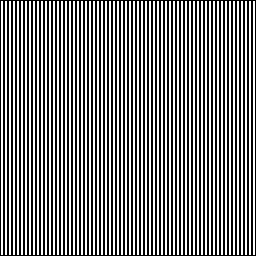
#> input picture straight_stripes.gif, 256 x 256 px
$ jupyter execute comp-phys-wk12-day2.ipynb   (shell and % lines are left out)   (Python 2 division)
#> lines starting #> are read from the running program, lines starting #| are printed output that depends on the picture; after the words box and inside, x2 and y2 are one past the last pixel; in counts of white or black regions, pixels touching at a corner belong together; long printed decimals are rounded
# Topics

## 1. Fourier Transform of 2D Images -- Slides
###      i) FT of 2D images.
###      ii) FT Video
###      iii) Why we need PCA -- the gateway to machine learning.

## How to sort frequencies and Fourier components

[cell 1]


'''Breakout Solutions'''
import numpy as np
import matplotlib.pyplot as plt
from scipy.io.wavfile import read, write
import os


def get_tone(f, duration, sample_rate = 44100, amp = 2**14, play_sound = False):


    time_pts = np.linspace(0, duration, duration*sample_rate)
#     tone = np.int16(amp*np.sin(np.pi*2*f*time_pts))
    tone = amp*np.sin(np.pi*2*f*time_pts)
    if play_sound:
        playsound(tone)

    return tone


def plot_fourier(sample_rate, signal, freq_lim = 1000., plotting = False):
    '''
    Given sample_rate and signal, plots the real and imaginary parts of DFT.
    '''

    # note: This conversion to float64 is crucial -- or else the numerical error will be greater.
    #ft = np.fft.fft(np.float64(signal))
    ft = np.fft.fft(np.float64(signal))

    freq = np.fft.fftfreq(signal.shape[-1], d = 1./sample_rate)
    if plotting:
        plt.figure()
        plt.title('Real')
        plt.plot(freq, ft.real, 'b-')
        plt.xlim([420, 460])

    #    plt.xlim([-freq_lim, freq_lim])
        plt.figure()
        plt.title('Imaginary')
        plt.plot(freq, ft.imag, 'g-')
        plt.xlim([420, 460])

    #    plt.xlim([-freq_lim, freq_lim])
        plt.show()

    return ft, freq


# [50 lines left out: functions signal_rec, plotsound, playsound, not called in this run]


f = 440.
sample_rate = 44100
duration = 2.
time_pts = np.linspace(0, duration, duration*sample_rate)


tone = get_tone(f, duration)

tone = np.int16(tone)
ft, freq = plot_fourier(sample_rate, tone)

#playsound(tone, vol = 0.5)

# BEFORE SORTING
plt.figure()
plt.title('frequency before sorting')
plt.plot(freq)

plt.figure()
plt.title('ft.real before sorting')
plt.plot(ft.real)


plt.figure()
plt.title('ft.real vs. freq before sorting')
plt.plot(freq, ft.real)
plt.xlim([420, 460])

# How to sort frequencies and Fourier components together.
idx = np.argsort(freq)
freq = freq[idx]
ft = ft[idx]

# AFTER SORTING

plt.figure()
plt.title('frequency after sorting')
plt.plot(freq)

plt.figure()
plt.title('ft.real after sorting')
plt.plot(ft.real)


plt.figure()
plt.title('ft.real vs. freq after sorting')
plt.plot(freq, ft.real)
plt.xlim([420, 460])
#> figure, not shown here; curve peaks at x = 44099, y = 22049.5
#> figure, not shown here; curve peaks at x = 87320, y = 22639186.8
#> figure, not shown here; curve peaks at x = 88199, y = 22049.5
#> figure, not shown here; curve peaks at x = 43220, y = 22639186.8
#> figure, not shown here; curve peaks at x = -440, y = 22639186.8

## 2D Fourier Transform: numpy.fft.fft2()
### - In general: numpy.fft.fftn(), and you can specify the dimensionality.
### - For higher dimension FT, the advantage of FFT is more obvious
### - Therefore, take full advantage of it: Whenever possible use image dimensions that are powers of 2.  The FFT algorithm depends on the divisibility by 2.

[cell 2]

import matplotlib.pyplot as plt
import matplotlib.image as mpimg
im = mpimg.imread('straight_stripes.gif')
#> im is the input picture: shape (256, 256, 4); mean R, G, B, A 127, 127, 127, 255
im = im[:,:,0]
#> im: shape (256, 256)
print type(im), im.shape, im.dtype
#| <class 'numpy.ndarray'> (256, 256) uint8


plt.figure(figsize = (8, 5))
plt.imshow(im, cmap = plt.cm.Greys_r )
plt.show()

## From the documentation of numpy.fft.fft2

### "Compute the 2-dimensional inverse discrete Fourier Transform.  This function computes the inverse of the 2-dimensional discrete Fourier Transform over any number of axes in an M-dimensional array by means of the Fast Fourier Transform (FFT). In other words, ifft2(fft2(a)) == a to within numerical accuracy. By default, the inverse transform is computed over the last two axes of the input array."

http://jiffyclub.github.io/numpy/reference/generated/numpy.fft.ifft2.html

I'm fairly sure that if one applies fft to a 2D image, it perform a 1D fft on the last axis.  That is if the image is 256x256, it performs 256 1D FT's.  That's why the result is two vertical lines.  This equivalent of saying the result of the 2-slid interference experiment is
the familier interference stripes.  That is, the 2-slit experiement does 1D FT for each row.

[cell 3]
import numpy as np
ft2d = np.fft.fft2(im)

print type(ft2d), ft2d.shape, ft2d.dtype
#| <class 'numpy.ndarray'> (256, 256) complex128

ft2d_sq = np.abs(ft2d)**2
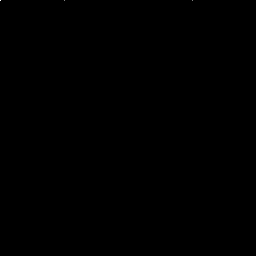
#> ft2d_sq: shape (256, 256) float64; min 0, max 6.93e+13, mean 2.11e+09; drawn with min black and max white
#print type(ft2d_sq), ft2d_sq.shape, ft2d_sq.dtype

plt.figure()
plt.title("Before sorting")
plt.imshow(np.abs(ft2d),  cmap = plt.cm.gray)

print np.array([ft2d_sq[0, 0], ft2d_sq[0, -1], ft2d_sq[-1, 0], ft2d_sq[-1, -1]]).max()
#| 69265071534096.0
print ft2d_sq[0, 0], ft2d_sq[0, -1], ft2d_sq[-1, 0], ft2d_sq[-1, -1]
#| 69265071534096.0 258025.138 4293796321.025 15.995

print ft2d[0, 0]
#| (8322564+0j)
print im.sum()
#| 8322564


# Create k ("frequency") values
kx = np.fft.fftfreq(ft2d.shape[1])
ky = np.fft.fftfreq(ft2d.shape[0])

# Sort kx, ky and Fourier components
xidx = np.argsort(kx) #argsort returns sorted indices
yidx = np.argsort(ky)

# Note how the sorting is done for 2D Fourier map
ft2d = ft2d[:, xidx]
ft2d = ft2d[yidx, :]

kx = kx[xidx]
#> kx = 256 values from -0.5 to 0.496
ky = kx[yidx]

# print kx
# print ky

plt.figure()
plt.title("After sorting")
#plt.imshow(np.abs(ft2d), cmap = plt.cm.gray)
# To see better, use sqrt scale
plt.imshow(np.sqrt(np.abs(ft2d)), cmap = plt.cm.gray)

plt.colorbar()
plt.show()
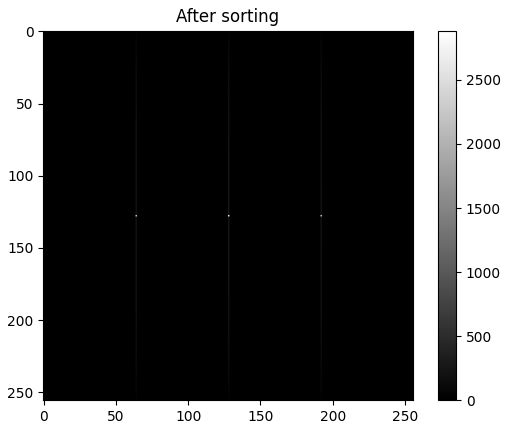
#> figure drawn by matplotlib, 2 panels

plt.show()

## Breakout 1: write function FT2D(im) and it should returns (properly sorted) ft2d, kx, ky

[cell 4]
def FT2D(im):

    ft2d = np.fft.fft2(im)
    # Create k ("frequency") values
    kx = np.fft.fftfreq(ft2d.shape[1])
    ky = np.fft.fftfreq(ft2d.shape[0])

    # Sort kx, ky and Fourier components
    xidx = np.argsort(kx) #argsort returns sorted indices
    yidx = np.argsort(ky)

    # Note how the sorting is done for 2D Fourier map
    ft2d = ft2d[:, xidx]
    ft2d = ft2d[yidx, :]

    kx = kx[xidx]
#> kx = 256 values from -0.5 to 0.496
    ky = kx[yidx]

    return ft2d, kx, ky

ft2d, kx, ky = FT2D(im)

plt.figure()
plt.title("After sorting")
plt.imshow(np.sqrt(np.abs(ft2d)), cmap = plt.cm.gray)
plt.colorbar()
plt.show()

[cell 5]
'''
The main reason for additional (minor) components: a diagonal can only be approximated by the square pixels
of the image, hence, additional frequencies are needed to compose the image.

'''


import matplotlib.pyplot as plt
import matplotlib.image as mpimg
im = mpimg.imread('slant_stripes.gif')
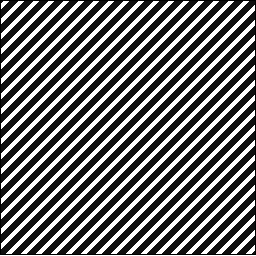
#> input picture slant_stripes.gif, 256 x 256 px
#> im is the input picture: shape (256, 256, 4); mean R, G, B, A 110.4, 110.4, 110.4, 255
im = im[:,:,0]
#> im: shape (256, 256)
print type(im), im.shape, im.dtype
#| <class 'numpy.ndarray'> (256, 256) uint8


plt.figure(figsize = (8, 5))
plt.imshow(im, cmap = plt.cm.Greys_r )

ft2d, kx, ky = FT2D(im)
plt.figure()
#To see better, use sqrt scale
plt.imshow(np.sqrt(np.abs(ft2d)), cmap = plt.cm.gray)
plt.colorbar()

plt.show()
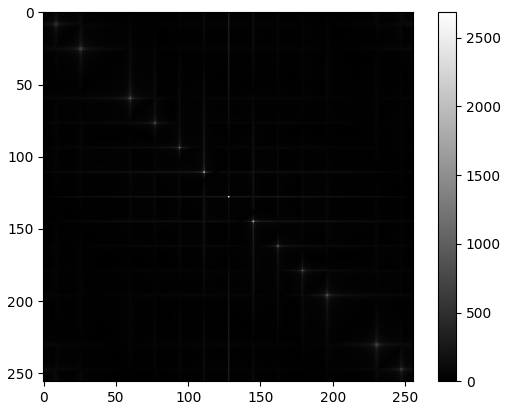
#> figure drawn by matplotlib, 2 panels

## Simple application: Remember we said for character recognition, it's not ideal to have the rotated version -- often for a text, we can figure out whether it's rotated or not.

[cell 6]
'''
The main reason for additional (minor) components: a diagonal can only be approximated by the square pixels
of the image, hence, additional frequencies are needed to compose the image.

'''


import matplotlib.pyplot as plt
import matplotlib.image as mpimg
im = mpimg.imread('sonnet.gif')
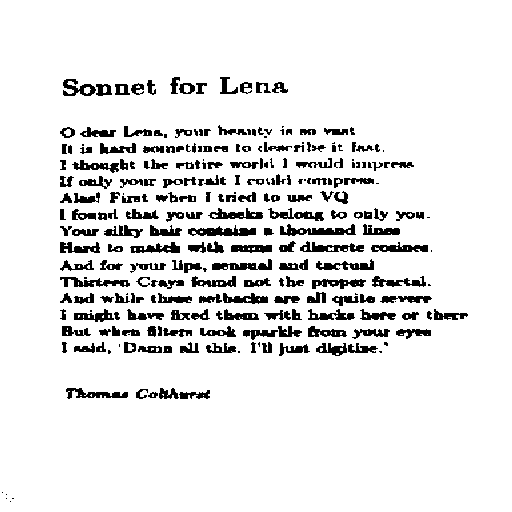
#> input picture sonnet.gif, 512 x 512 px
#> im is the input picture: shape (512, 512, 4); mean R, G, B, A 231.5, 231.5, 231.5, 255
im = im[:,:,0]
#> im: shape (512, 512); 90.8% white; 263 black regions (46 under 20 px), largest, box (x1, y1, x2, y2) and area: (280, 224, 356, 236) 471, (188, 225, 256, 236) 446, (300, 241, 364, 252) 364
print type(im), im.shape, im.dtype
#| <class 'numpy.ndarray'> (512, 512) uint8


plt.figure(figsize = (8, 5))
plt.imshow(im, cmap = plt.cm.Greys_r )

ft2d, kx, ky = FT2D(im)
#> kx = 512 values from -0.5 to 0.498; ky = 512 values, max 0.498 at index 255, min -0.5 at index 256, mean -0.000977
plt.figure()
#To see better, use sqrt scale
plt.imshow(np.log(np.abs(ft2d)), cmap = plt.cm.gray)
plt.colorbar()

plt.figure()
plt.plot(kx)

plt.show()
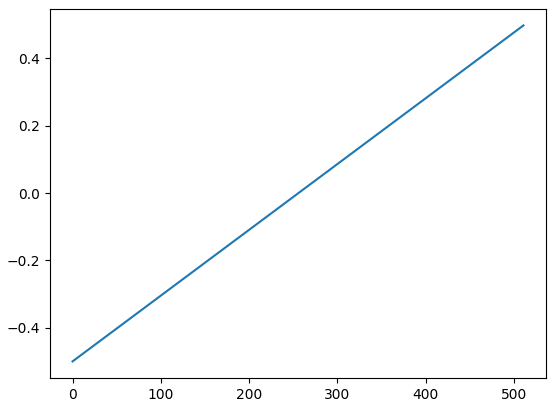
#> figure drawn by matplotlib, 1 panel; curve peaks at x = 511, y = 0.498

[cell 7]
'''
The main reason for additional (minor) components: a diagonal can only be approximated by the square pixels
of the image, hence, additional frequencies are needed to compose the image.

'''


import matplotlib.pyplot as plt
import matplotlib.image as mpimg
im_slant = mpimg.imread('slant_sonnet.gif')
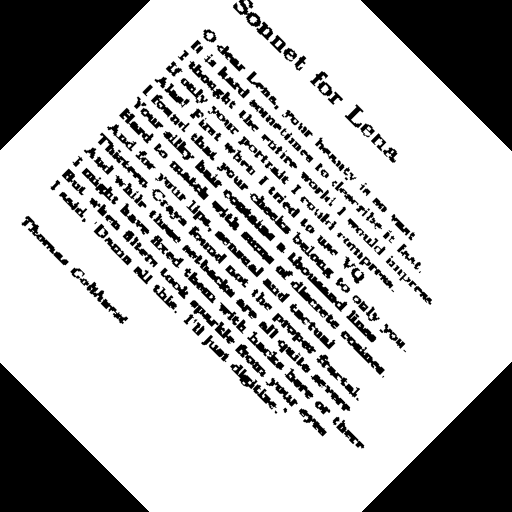
#> input picture slant_sonnet.gif, 512 x 512 px
#> im_slant is the input picture: shape (512, 512); min 0, max 255, mean 187.4
#im = im[:,:,0]
print type(im_slant), im_slant.shape, im_slant.dtype
#| <class 'numpy.ndarray'> (512, 512) uint8


plt.figure(figsize = (8, 5))
plt.imshow(im, cmap = plt.cm.Greys_r )

ft2d_slant, kx, ky = FT2D(im_slant)
plt.figure()
#To see better, use sqrt scale
plt.imshow(np.log(np.abs(ft2d_slant)), cmap = plt.cm.gray)
plt.colorbar()

plt.show()
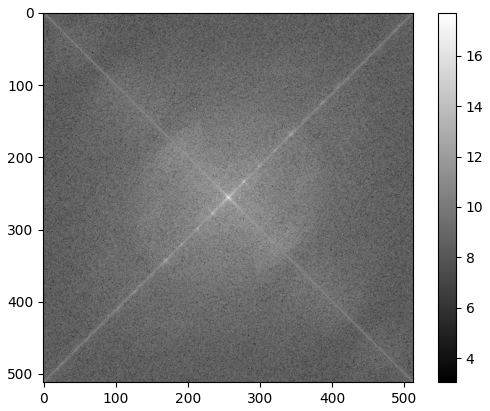
#> figure drawn by matplotlib, 2 panels

## Breakout 2:

### - Generate a image that has a circular shape in the middle that has values 1, and everywhere else the value should be zero.
### - Image size: 256x256
### - circle size: r = 8

## Breakout 3:
### For the image of vertical stripes,

### - Part a): Suppose we used np.fft.fft(), what would we get?

### - Part b): find the cross section through the middle of the Fourier map.

## Physics Question: What's the physical interpretation of this?

[cell 8]

#part a)

im = mpimg.imread('straight_stripes.gif')
im = im[:,:,0]
#print type(im), im.shape, im.dtype

ft = np.fft.fft(im)

#print ft.shape, ft.dtype

plt.figure(figsize = (8, 5))
plt.imshow(np.abs(ft), cmap = plt.cm.Greys_r )
plt.show()
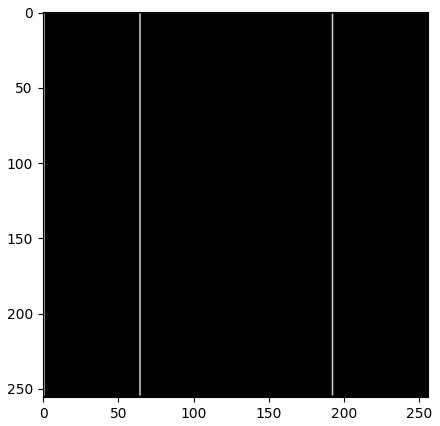
#> figure drawn by matplotlib, 1 panel

#part b)

cross = ft[1]
plt.figure(figsize = (8, 5))
plt.plot(np.abs(cross))
plt.show()
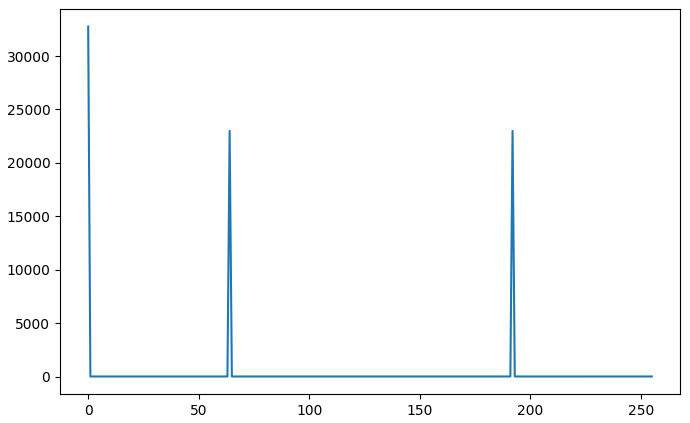
#> figure drawn by matplotlib, 1 panel; curve peaks at x = 0, y = 32766
